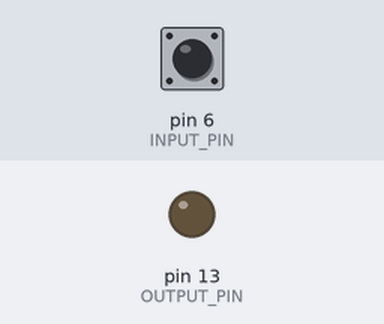
Bench run of a sketch on a simulated Arduino Uno, built with avr-gcc and run on an emulated ATmega328P. Shown: output pins drawn as LEDs (lit = HIGH). Inputs (shaded band) come from the test bench; at power-on: pin 6 (INPUT_PIN) HIGH.

Above: at 1.2 s.
1.3 s: pin 6 (INPUT_PIN) pulled LOW for 0.15 s
At 1.37 s:
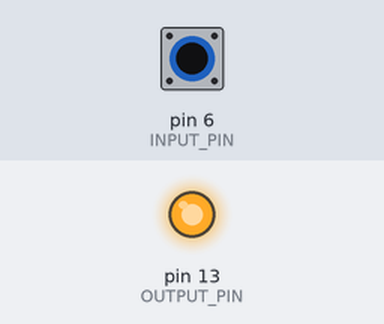
2.9 s: pin 6 (INPUT_PIN) pulled LOW for 3.2 s
At 6.5 s:
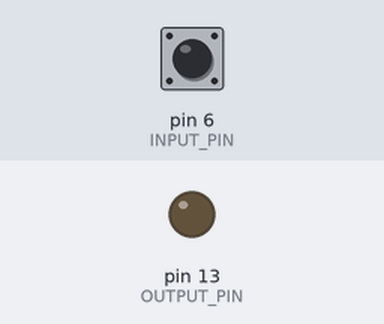
Timing chart, 0 to 8.0 s (numbered marks = the images above; inputs shaded):
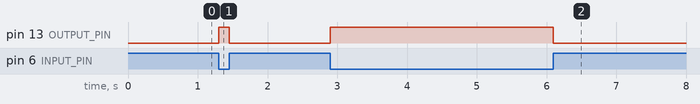

The sketch:

task1.ino
```cpp
byte INPUT_PIN = 6;
byte OUTPUT_PIN = 13;
void setup() {
  // put your setup code here, to run once:
  pinMode(OUTPUT_PIN, OUTPUT);
  pinMode(INPUT_PIN, INPUT_PULLUP);
}

void loop() {
  // put your main code here, to run repeatedly:


  if (digitalRead(INPUT_PIN)){
    digitalWrite(OUTPUT_PIN, LOW);
  }
  else{
    digitalWrite(OUTPUT_PIN, HIGH);
  }

}
```

Measured:
- after the input at 1.3 s, pin 13 (OUTPUT_PIN): LOW → HIGH at once, → LOW 0.15 s later
- after the input at 2.9 s, pin 13 (OUTPUT_PIN): LOW → HIGH at once, → LOW 3.2 s later
